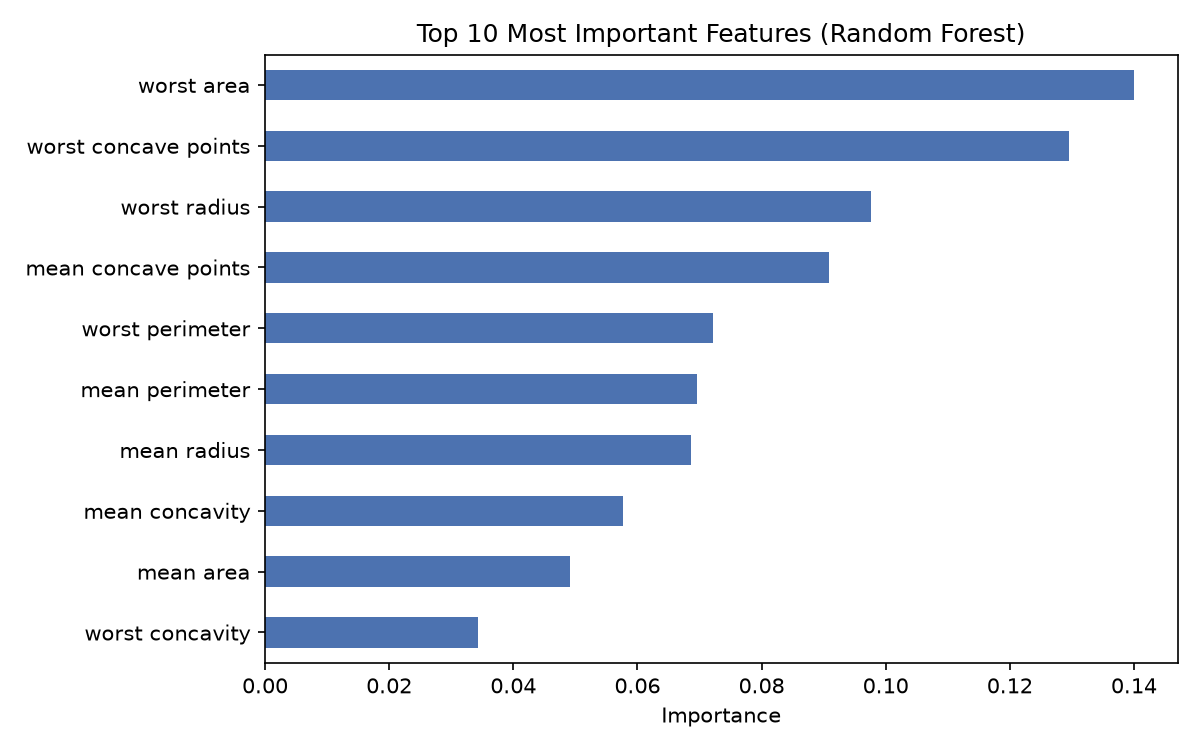

This figure's Python source:
"""
Week 5 Day 2 - Feature Importance
Extract and visualize the most important features from the trained
random forest.
"""
import pandas as pd
import matplotlib.pyplot as plt
from sklearn.datasets import load_breast_cancer
from sklearn.model_selection import train_test_split
from sklearn.ensemble import RandomForestClassifier

cancer = load_breast_cancer(as_frame=True)
X, y = cancer.data, cancer.target

X_train, X_test, y_train, y_test = train_test_split(
    X, y, test_size=0.2, random_state=42, stratify=y
)

model = RandomForestClassifier(n_estimators=100, random_state=42)
model.fit(X_train, y_train)

# Feature importance here is the average reduction in impurity each feature
# contributes, averaged across all 100 trees in the forest.
importances = pd.Series(model.feature_importances_, index=X.columns)
top_features = importances.sort_values(ascending=False).head(10)

plt.figure(figsize=(8, 5))
top_features.sort_values().plot(kind="barh", color="#4c72b0")
plt.xlabel("Importance")
plt.title("Top 10 Most Important Features (Random Forest)")
plt.tight_layout()
plt.savefig("feature_importance_W5D2.png", dpi=150)
plt.show()

print("Top 10 features driving this forest's decisions:")
print(top_features)
